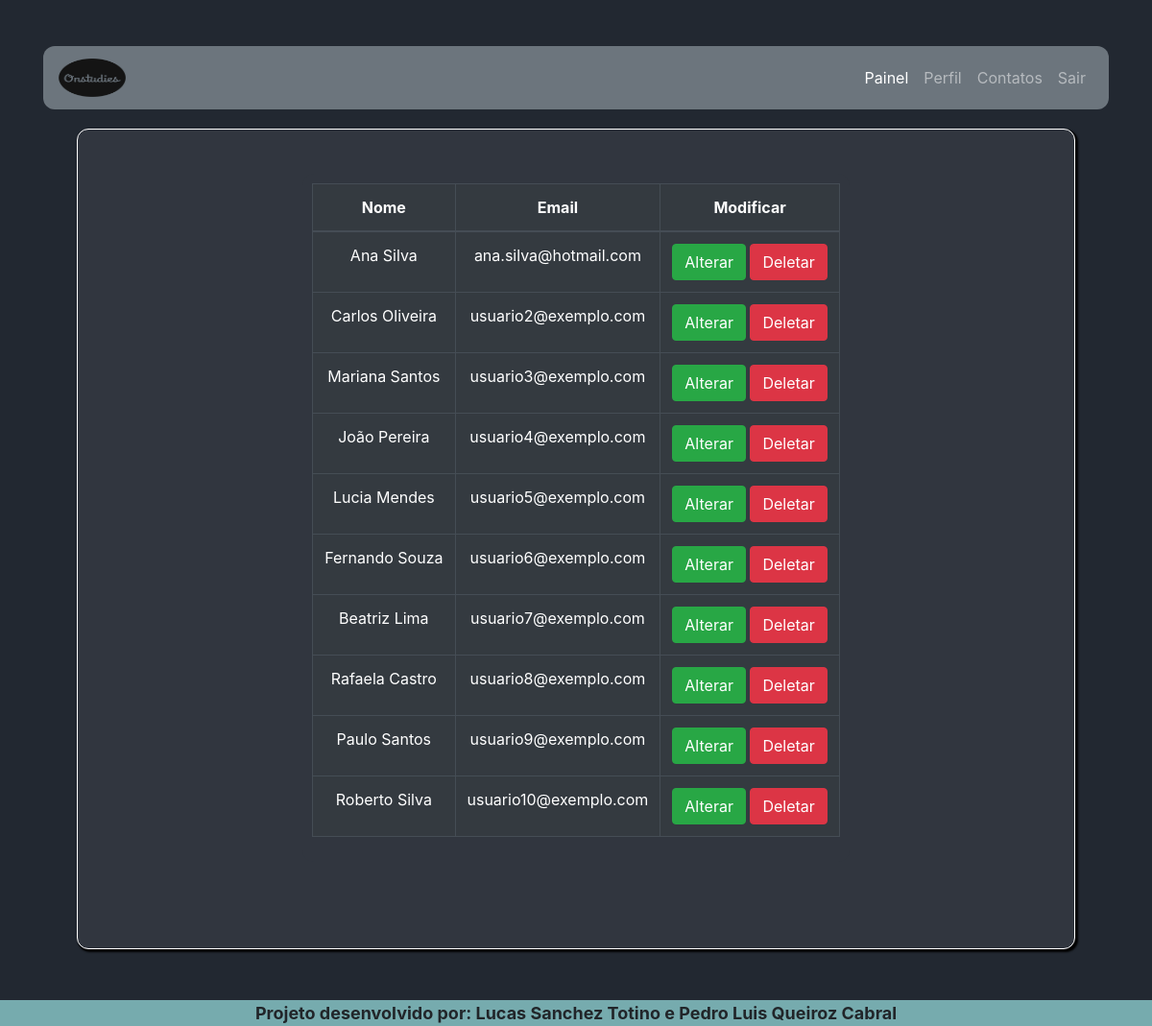
The page /usuarios/list_user.php (signed in) on the database its author committed.
### tables this page shows
CREATE TABLE `usuarios` (
  `id` int(11) NOT NULL,
  `nome` varchar(100) NOT NULL,
  `cpf` varchar(11) NOT NULL,
  `data_nascimento` date NOT NULL,
  `qualificacao` enum('Aluno','Professor','Ambos') NOT NULL,
  `senha` varchar(100) NOT NULL,
  `email` varchar(100) NOT NULL,
  `celular` varchar(20) DEFAULT NULL,
  `cep` varchar(10) DEFAULT NULL,
  `logradouro` varchar(100) DEFAULT NULL,
  `numero` varchar(10) DEFAULT NULL,
  `complemento` varchar(100) DEFAULT NULL,
  `bairro` varchar(50) DEFAULT NULL,
  `cidade` varchar(50) DEFAULT NULL,
  `estado` varchar(50) DEFAULT NULL
);

### usuarios/list_user.php (the view, shortened to what this page needs)
<?php
include('../funcoes/conexao.php');
?>
<!DOCTYPE html>
<html lang="pt-br">
<head>
    <link rel="stylesheet" href="https://cdn.jsdelivr.net/npm/bootstrap@4.6.2/dist/css/bootstrap.min.css" />
    <link rel="stylesheet" href="/site-pi/css/styles.css" />
</head>
<body>
    <?php
    include('../funcoes/protect.php');
    include('../utils/menuLogin.php');
    ?>
    <div class="container-1">
        <div class="row mt-3 justify-content-center">
            <?php
            $lista = sprintf("SELECT nome, email FROM usuarios");
            $dados = $mysqli->query($lista) or die("Falha ao conectar ao banco de dados: " . $mysqli->error);
            $linha = mysqli_fetch_assoc($dados);
            $total = mysqli_num_rows($dados);
            ?>
            <div class="container-2">
                <table class="table table-dark table-bordered">
                    <thead>
                        <tr>
                            <th scope="col">Nome</th>
                            <th scope="col">Email</th>
                            <th scope="col">Modificar</th>
                        </tr>
                    </thead>
                    <tbody>
                        <?php
                        if ($total > 0) {
                            do {
                        ?>
                                <tr>
                                    <td><?= $linha['nome'] ?></td>
                                    <td><?= $linha['email'] ?></td>
                                    <td>
                                        <button name="aicionar" type="submit" class="btn btn-success">Alterar</button>
                                        <button type="delete" name="excluir" class="btn btn-danger">Deletar</button>
                                    </td>
                                </tr>
                        <?php
                            } while ($linha = mysqli_fetch_assoc($dados));
                        }
                        ?>
                    </tbody>
                </table>
            </div>
        </div>
    </div>
    <footer>
        <?php
        include_once('../utils/footer.php');
        ?>
    </footer>
</body>
</html>

### funcoes/protect.php (shortened to what this page needs)
<link rel="stylesheet" href="../css/styles.css" />

### utils/menuLogin.php (shortened to what this page needs)
<div class="container mt-5">
  <nav class="navbar navbar-expand-lg navbar-dark bg-secondary" style="border-radius: 12px;">
    <a class="navbar-brand" href="/site-pi/dashboard.php">
      <img class="logo" src="/site-pi/imagens/Logo.png" width="70px" height="40px" alt="" /></a>
    <div class="collapse navbar-collapse d-lg-flex justify-content-end" id="navbarSupportedContent">
      <ul class="navbar-nav">
        <li class="nav-item active">
          <a class="nav-link" href="/site-pi/usuarios/dashboard.php">Painel</a>
        </li>
        <li class="nav-item">
          <a class="nav-link" href="/site-pi/usuarios/perfil.php">Perfil</a>
        </li>
        <li class="nav-item">
          <a class="nav-link" href="/site-pi/contatos.php">Contatos</a>
        </li>
        <li>
          <a class="nav-link" href="/site-pi/funcoes/logout.php">Sair</a>
        </li>
      </ul>
    </div>
  </nav>
</div>

### utils/footer.php
<div class="container-flex">Projeto desenvolvido por: Lucas Sanchez Totino e Pedro Luis Queiroz Cabral</div>

### css/styles.css (style rules this page uses)
body { background-color: #222831; background-position: center center; background-repeat: no-repeat; background-attachment: fixed; background-size: cover; }
.container-1 { background-color: #31363F; padding: 10px; text-align: center; color: white; margin: 80px; margin-top: 20px; border: solid 1px; border-color: white; border-radius: 12px; box-shadow: 2px 2px 2px 1px black; }
.container-flex { background-color: #76ABAE; text-align: center; font-weight: bold; font-size: large; position: fixed; bottom: 0; width: 100%; }
.container-2 { background-color: #31363F; padding: 10px; text-align: center; color: white; margin: 80px; margin-top: 20px; border-color: white; border-radius: 12px; }
.logo { animation: spin 5s ease-in-out infinite; }

### rows shown on the page
usuarios: nome "Ana Silva", email "ana.silva@hotmail.com"
usuarios: nome "Carlos Oliveira", email "usuario2@exemplo.com"
usuarios: nome "Mariana Santos", email "usuario3@exemplo.com"
usuarios: nome "João Pereira", email "usuario4@exemplo.com"
usuarios: nome "Lucia Mendes", email "usuario5@exemplo.com"
usuarios: nome "Fernando Souza", email "usuario6@exemplo.com"
usuarios: nome "Beatriz Lima", email "usuario7@exemplo.com"
usuarios: nome "Rafaela Castro", email "usuario8@exemplo.com"
usuarios: nome "Paulo Santos", email "usuario9@exemplo.com"
usuarios: nome "Roberto Silva", email "usuario10@exemplo.com"
